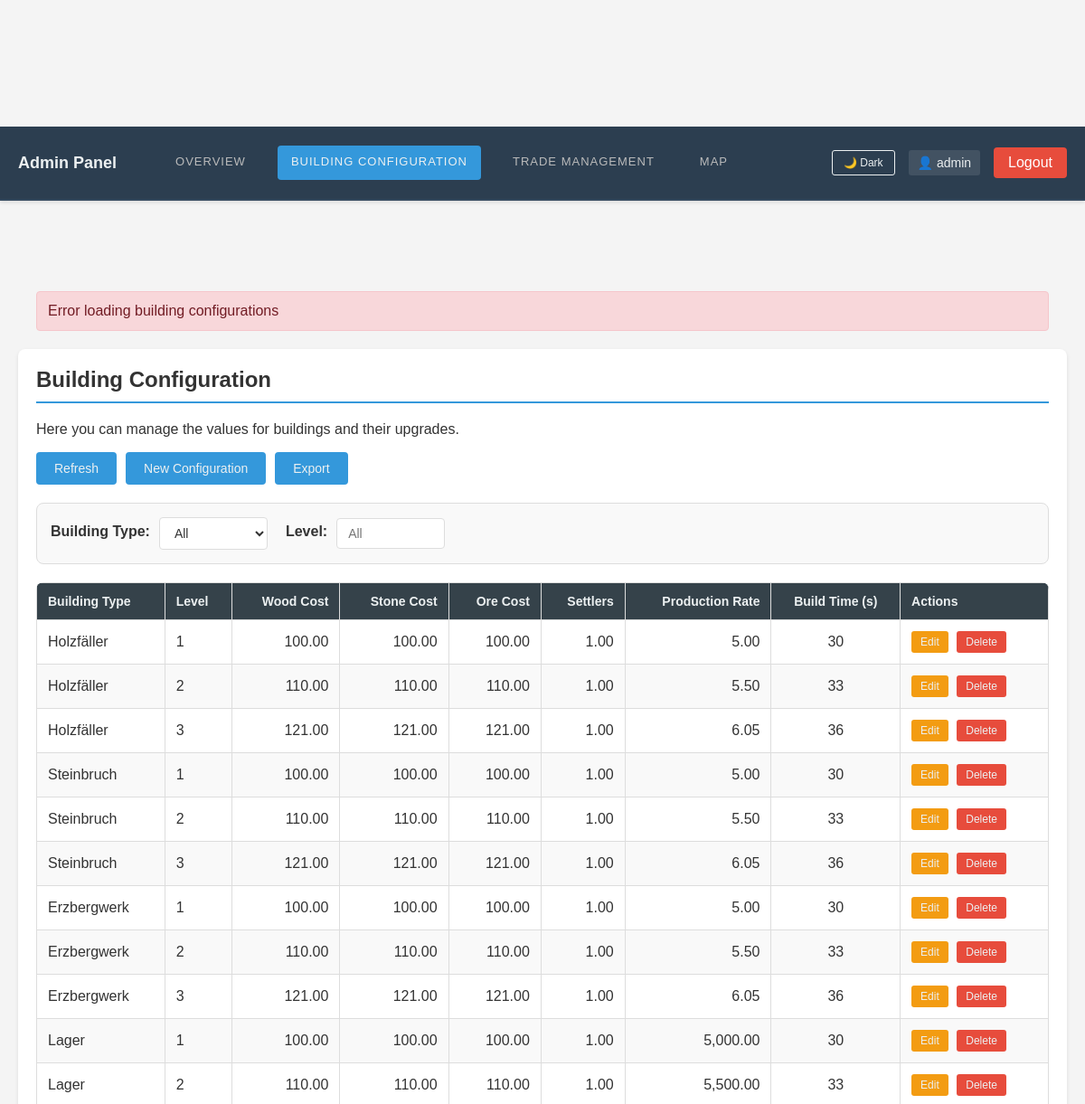
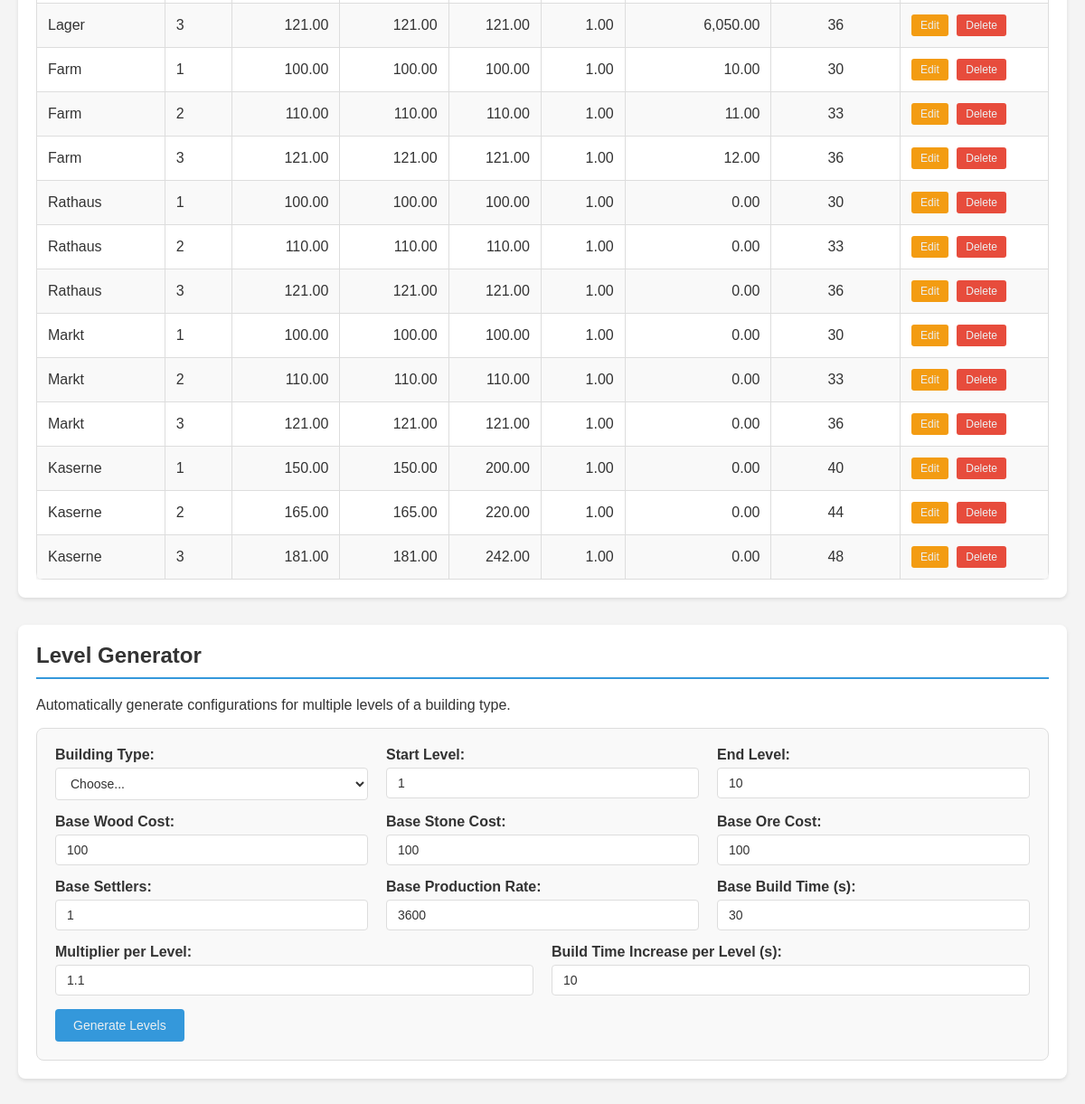
Screenshot of /php/admin-buildings.php (signed in) with the database file from the repository (2 pictures, top to bottom).
### tables this page shows
CREATE TABLE BuildingConfig (
    buildingType ENUM('Holzfäller', 'Steinbruch', 'Erzbergwerk', 'Lager', 'Farm', 'Rathaus', 'Markt', 'Kaserne') NOT NULL,
    level INT NOT NULL,
    costWood FLOAT NOT NULL DEFAULT 100,
    costStone FLOAT NOT NULL DEFAULT 100,
    costOre FLOAT NOT NULL DEFAULT 100,
    settlers INT NOT NULL DEFAULT 1,
    productionRate FLOAT NOT NULL DEFAULT 5.0,
    buildTime INT NOT NULL DEFAULT 30,
    PRIMARY KEY (buildingType, level)
);

### php/database.php (called while the page is built, shortened)
<?php
require_once __DIR__ . '/database/connection/DatabaseConnection.php';
require_once __DIR__ . '/database/schema/DatabaseSchemaManager.php';
require_once __DIR__ . '/database/procedures/BuildingProcedures.php';
require_once __DIR__ . '/database/repositories/BuildingRepository.php';
class Database implements DatabaseInterface {
    private $buildingRepo;
    private $connectionFailed = false;
    public function __construct() {
        $this->connection = new DatabaseConnection();
        $this->connectionFailed = !$this->connection->isConnected();
        $this->schemaManager = new DatabaseSchemaManager(
            $this->connection->getConnection(),
            $this->connection->getDbName()
        );
        $conn = $this->connection->getConnection();
        $this->buildingRepo = new BuildingRepository($conn, $this->connectionFailed, $this->schemaManager);
        if (!$this->connectionFailed) {
            $this->schemaManager->initializeSchemaIfNeeded();
        }
    }
    public function isConnected() {
        return !$this->connectionFailed;
    }
    public function getAllBuildingConfigs() {
        return $this->buildingRepo->getAllBuildingConfigs();
    }
}
?>

### php/database/connection/DatabaseConnection.php (called while the page is built, shortened)
<?php
class DatabaseConnection {
    private $host;
    private $dbname;
    private $username;
    private $password;
    private $conn;
    private $connectionFailed = false;
    public function __construct() {
        $this->host = $_ENV['DB_HOST'] ?? getenv('DB_HOST') ?: 'localhost';
        $this->dbname = $_ENV['DB_NAME'] ?? getenv('DB_NAME') ?: 'browsergame';
        $this->username = $_ENV['DB_USER'] ?? getenv('DB_USER') ?: 'browsergame';
        $this->password = $_ENV['DB_PASSWORD'] ?? getenv('DB_PASSWORD') ?: 'sicheresPasswort';
    }
    private function connect() {
        $credentialSets = [
            ['user' => $this->username, 'pass' => $this->password],
            ['user' => 'root', 'pass' => 'root'],
            ['user' => 'root', 'pass' => ''],
            ['user' => 'root', 'pass' => 'password'],
            ['user' => 'root', 'pass' => 'admin'],
        ];
        foreach ($credentialSets as $credentials) {
            try {
                $this->conn = new PDO("mysql:host={$this->host};dbname={$this->dbname}", $credentials['user'], $credentials['pass']);
                $this->conn->setAttribute(PDO::ATTR_ERRMODE, PDO::ERRMODE_EXCEPTION);
                $this->username = $credentials['user'];
                $this->password = $credentials['pass'];
                break;
            } catch (PDOException $e) {
                continue;
            }
        }
    }
    public function getConnection() {
        return $this->conn;
    }
    public function isConnected() {
        return !$this->connectionFailed;
    }
    public function getDbName() {
        return $this->dbname;
    }
}
?>

### php/database/schema/DatabaseSchemaManager.php (called while the page is built, shortened)
<?php
class DatabaseSchemaManager {
    private $conn;
    private $dbname;
    public function __construct($connection, $dbname) {
        $this->conn = $connection;
        $this->dbname = $dbname;
    }
    public function initializeSchemaIfNeeded() {
        try {
            $stmt = $this->conn->prepare("SHOW PROCEDURE STATUS WHERE Name = 'UpgradeBuilding' AND Db = ?");
            $stmt->execute([$this->dbname]);
            $procedureExists = $stmt->rowCount() > 0;
            if (!$procedureExists) {
                $stmt = $this->conn->prepare("SHOW PROCEDURE STATUS WHERE Name = 'UpgradeBuilding' AND Db = ?");
                $stmt->execute([$this->dbname]);
                $procedureExists = $stmt->rowCount() > 0;
            }
            $this->ensureEventSchedulerEnabled();
        } catch (PDOException $e) {
            error_log("Error checking database schema: " . $e->getMessage());
        }
    }
    public function ensureEventSchedulerEnabled() {
        try {
            $stmt = $this->conn->prepare("SHOW VARIABLES LIKE 'event_scheduler'");
            $stmt->execute();
            $result = $stmt->fetch(PDO::FETCH_ASSOC);
            try {
                $this->conn->exec("SET GLOBAL event_scheduler = ON");
                return true;
            } catch (PDOException $e) {
                error_log("Cannot enable event scheduler (requires SUPER privilege): " . $e->getMessage());
                error_log("Please manually run as root: mysql -e \"SET GLOBAL event_scheduler = ON;\"");
                $stmt = $this->conn->prepare("SELECT COUNT(*) as count FROM information_schema.EVENTS WHERE EVENT_NAME = 'UpdateResources' AND EVENT_SCHEMA = ?");
                $stmt->execute([$this->dbname]);
                $eventResult = $stmt->fetch(PDO::FETCH_ASSOC);
                if ($eventResult['count'] == 0) {
                    error_log("UpdateResources event not found. Automatic resource generation may not work.");
                    error_log("Please run the database initialization script to create the event.");
                }
                return false;
            }
        } catch (PDOException $e) {
            error_log("Error checking event scheduler status: " . $e->getMessage());
            return false;
        }
    }
    public function applyAllFixes() {
        try {
            return true;
        } catch (Exception $e) {
            error_log("Error in applyAllFixes: " . $e->getMessage());
            return false;
        }
    }
    public function initializeDatabaseSchema() {
        $sqlFile = dirname(__DIR__, 2) . '/sql/database.sql';
        if (!file_exists($sqlFile)) {
            return false;
        }
    }
    public function createEssentialUpgradeBuildingProcedure() {
        require_once __DIR__ . '/../procedures/BuildingProcedures.php';
        $procedureManager = new BuildingProcedures($this->conn);
        return $procedureManager->createUpgradeBuildingProcedure();
    }
}
?>

### php/database/procedures/BuildingProcedures.php (called while the page is built, shortened)
<?php
class BuildingProcedures {
    public function __construct($connection) {
        $this->conn = $connection;
    }
    public function createUpgradeBuildingProcedure() {
        try {
            return true;
        } catch (PDOException $e) {
            error_log("Failed to create essential UpgradeBuilding procedure: " . $e->getMessage());
            return false;
        }
    }
    public function createUpdateQueueProcedure() {
        try {
            return true;
        } catch (PDOException $e) {
            error_log("Failed to create UpdateQueueTimesAfterTownHallUpgrade procedure: " . $e->getMessage());
            return false;
        }
    }
}
?>

### php/database/repositories/BuildingRepository.php (called while the page is built, shortened)
<?php
class BuildingRepository {
    private $conn;
    public function __construct($connection, $connectionFailed = false, $schemaManager = null) {
        $this->conn = $connection;
        $this->connectionFailed = $connectionFailed;
    }
    public function getAllBuildingConfigs() {
        try {
            $sql = "SELECT * FROM BuildingConfig ORDER BY buildingType, level";
            $stmt = $this->conn->prepare($sql);
            $stmt->execute();
            return $stmt->fetchAll(PDO::FETCH_ASSOC);
        } catch (PDOException $e) {
            error_log("Failed to fetch building configs: " . $e->getMessage());
            return [];
        }
    }
}
?>

### php/admin-buildings.php (the view, shortened to what this page needs)
<?php
require_once 'database.php';
$database = new Database();
$buildingConfigs = [];
$databaseError = null;
try {
    if ($database->isConnected()) {
        $buildingConfigs = $database->getAllBuildingConfigs();
    } else {
        $databaseError = "Database connection not available";
    }
} catch (Exception $e) {
    $databaseError = "Database error: " . $e->getMessage();
}
?>
<!DOCTYPE html>
<html lang="en">
<head>
    <link rel="stylesheet" href="../css/style.css">
    <link rel="stylesheet" href="../css/admin.css">
</head>
<body>
    <?php include 'admin-navigation.php'; ?>
    <div class="admin-container">
        <section class="admin-section">
            <h2>Building Configuration</h2>
            <p>Here you can manage the values for buildings and their upgrades.</p>
            <div class="admin-controls">
                <button id="refreshBuildings" class="admin-btn">Refresh</button>
                <button id="createBuildingConfig" class="admin-btn">New Configuration</button>
                <button id="exportConfigs" class="admin-btn">Export</button>
            </div>
            <div class="filter-controls">
                <div class="form-group">
                    <label for="buildingTypeFilter">Building Type:</label>
                    <select id="buildingTypeFilter">
                        <option value="">All</option>
                    </select>
                </div>
                <div class="form-group">
                    <label for="levelFilter">Level:</label>
                    <input type="number" id="levelFilter" min="1" max="50" placeholder="All">
                </div>
            </div>
            <div class="table-container">
                <table id="buildingConfigsTable">
                    <thead>
                        <tr>
                            <th>Building Type</th>
                            <th>Level</th>
                            <th>Wood Cost</th>
                            <th>Stone Cost</th>
                            <th>Ore Cost</th>
                            <th>Settlers</th>
                            <th>Production Rate</th>
                            <th>Build Time (s)</th>
                            <th>Actions</th>
                        </tr>
                    </thead>
                    <tbody id="buildingConfigsTableBody">
                        <?php if (empty($buildingConfigs) && !$databaseError): ?>
                            <tr><td colspan="9">Loading...</td></tr>
                        <?php elseif ($databaseError): ?>
                            <tr><td colspan="9">Data cannot be loaded</td></tr>
                        <?php else: ?>
                            <?php foreach ($buildingConfigs as $config): ?>
                                <tr data-building-type="<?= htmlspecialchars($config['buildingType']) ?>"
                                    data-level="<?= htmlspecialchars($config['level']) ?>">
                                    <td><?= htmlspecialchars($config['buildingType']) ?></td>
                                    <td><?= htmlspecialchars($config['level']) ?></td>
                                    <td><?= number_format($config['costWood'], 2) ?></td>
                                    <td><?= number_format($config['costStone'], 2) ?></td>
                                    <td><?= number_format($config['costOre'], 2) ?></td>
                                    <td><?= number_format($config['settlers'], 2) ?></td>
                                    <td><?= number_format($config['productionRate'], 2) ?></td>
                                    <td><?= htmlspecialchars($config['buildTime']) ?></td>
                                    <td>
                                        <button class="action-btn edit"
                                                onclick="editBuildingConfig('<?= htmlspecialchars($config['buildingType']) ?>', <?= $config['level'] ?>)">
                                            Edit
                                        </button>
                                        <button class="action-btn delete"
                                                onclick="deleteBuildingConfig('<?= htmlspecialchars($config['buildingType']) ?>', <?= $config['level'] ?>)">
                                            Delete
                                        </button>
                                    </td>
                                </tr>
                            <?php endforeach; ?>
                        <?php endif; ?>
                    </tbody>
                </table>
            </div>
        </section>
        <section class="admin-section">
            <h2>Level Generator</h2>
            <p>Automatically generate configurations for multiple levels of a building type.</p>
            <div class="generator-form">
                <div class="form-row">
                    <div class="form-group">
                        <label for="genBuildingType">Building Type:</label>
                        <select id="genBuildingType" required>
                            <option value="">Choose...</option>
                        </select>
                    </div>
                    <div class="form-group">
                        <label for="genStartLevel">Start Level:</label>
                        <input type="number" id="genStartLevel" min="1" value="1" required>
                    </div>
                    <div class="form-group">
                        <label for="genEndLevel">End Level:</label>
                        <input type="number" id="genEndLevel" min="1" value="10" required>
                    </div>
                </div>
                <div class="form-row">
                    <div class="form-group">
                        <label for="genBaseCostWood">Base Wood Cost:</label>
                        <input type="number" id="genBaseCostWood" step="0.01" value="100" required>
                    </div>
                    <div class="form-group">
                        <label for="genBaseCostStone">Base Stone Cost:</label>
                        <input type="number" id="genBaseCostStone" step="0.01" value="100" required>
                    </div>
                    <div class="form-group">
                        <label for="genBaseCostOre">Base Ore Cost:</label>
                        <input type="number" id="genBaseCostOre" step="0.01" value="100" required>
                    </div>
                </div>
                <div class="form-row">
                    <div class="form-group">
                        <label for="genBaseSettlers">Base Settlers:</label>
                        <input type="number" id="genBaseSettlers" step="0.01" value="1" required>
                    </div>
                    <div class="form-group">
                        <label for="genBaseProduction">Base Production Rate:</label>
                        <input type="number" id="genBaseProduction" step="0.01" value="3600" required>
                    </div>
                    <div class="form-group">
                        <label for="genBaseBuildTime">Base Build Time (s):</label>
                        <input type="number" id="genBaseBuildTime" value="30" required>
                    </div>
                </div>
                <div class="form-row">
                    <div class="form-group">
                        <label for="genMultiplier">Multiplier per Level:</label>
                        <input type="number" id="genMultiplier" step="0.01" value="1.1" required>
                    </div>
                    <div class="form-group">
                        <label for="genTimeIncrease">Build Time Increase per Level (s):</label>
                        <input type="number" id="genTimeIncrease" value="10" required>
                    </div>
                </div>
                <button id="generateLevels" class="admin-btn">Generate Levels</button>
            </div>
        </section>
    </div>
</body>
</html>

### rows the page displays
buildingconfig: buildingType "Holzfäller", level "1", costWood "100.00", costStone "100.00", costOre "100.00", settlers "1.00", productionRate "5.00", buildTime "30"
buildingconfig: buildingType "Holzfäller", level "2", costWood "110.00", costStone "110.00", costOre "110.00", settlers "1.00", productionRate "5.50", buildTime "33"
buildingconfig: buildingType "Holzfäller", level "3", costWood "121.00", costStone "121.00", costOre "121.00", settlers "1.00", productionRate "6.05", buildTime "36"
buildingconfig: buildingType "Steinbruch", level "1", costWood "100.00", costStone "100.00", costOre "100.00", settlers "1.00", productionRate "5.00", buildTime "30"
buildingconfig: buildingType "Steinbruch", level "2", costWood "110.00", costStone "110.00", costOre "110.00", settlers "1.00", productionRate "5.50", buildTime "33"
buildingconfig: buildingType "Steinbruch", level "3", costWood "121.00", costStone "121.00", costOre "121.00", settlers "1.00", productionRate "6.05", buildTime "36"
buildingconfig: buildingType "Erzbergwerk", level "1", costWood "100.00", costStone "100.00", costOre "100.00", settlers "1.00", productionRate "5.00", buildTime "30"
buildingconfig: buildingType "Erzbergwerk", level "2", costWood "110.00", costStone "110.00", costOre "110.00", settlers "1.00", productionRate "5.50", buildTime "33"
buildingconfig: buildingType "Erzbergwerk", level "3", costWood "121.00", costStone "121.00", costOre "121.00", settlers "1.00", productionRate "6.05", buildTime "36"
buildingconfig: buildingType "Lager", level "1", costWood "100.00", costStone "100.00", costOre "100.00", settlers "1.00", productionRate "5,000.00", buildTime "30"
buildingconfig: buildingType "Lager", level "2", costWood "110.00", costStone "110.00", costOre "110.00", settlers "1.00", productionRate "5,500.00", buildTime "33"
buildingconfig: buildingType "Lager", level "3", costWood "121.00", costStone "121.00", costOre "121.00", settlers "1.00", productionRate "6,050.00", buildTime "36"
buildingconfig: buildingType "Farm", level "1", costWood "100.00", costStone "100.00", costOre "100.00", settlers "1.00", productionRate "10.00", buildTime "30"
buildingconfig: buildingType "Farm", level "2", costWood "110.00", costStone "110.00", costOre "110.00", settlers "1.00", productionRate "11.00", buildTime "33"
buildingconfig: buildingType "Farm", level "3", costWood "121.00", costStone "121.00", costOre "121.00", settlers "1.00", productionRate "12.00", buildTime "36"
buildingconfig: buildingType "Rathaus", level "1", costWood "100.00", costStone "100.00", costOre "100.00", settlers "1.00", productionRate "0.00", buildTime "30"
buildingconfig: buildingType "Rathaus", level "2", costWood "110.00", costStone "110.00", costOre "110.00", settlers "1.00", productionRate "0.00", buildTime "33"
buildingconfig: buildingType "Rathaus", level "3", costWood "121.00", costStone "121.00", costOre "121.00", settlers "1.00", productionRate "0.00", buildTime "36"
buildingconfig: buildingType "Markt", level "1", costWood "100.00", costStone "100.00", costOre "100.00", settlers "1.00", productionRate "0.00", buildTime "30"
buildingconfig: buildingType "Markt", level "2", costWood "110.00", costStone "110.00", costOre "110.00", settlers "1.00", productionRate "0.00", buildTime "33"
buildingconfig: buildingType "Markt", level "3", costWood "121.00", costStone "121.00", costOre "121.00", settlers "1.00", productionRate "0.00", buildTime "36"
buildingconfig: buildingType "Kaserne", level "1", costWood "150.00", costStone "150.00", costOre "200.00", settlers "1.00", productionRate "0.00", buildTime "40"
buildingconfig: buildingType "Kaserne", level "2", costWood "165.00", costStone "165.00", costOre "220.00", settlers "1.00", productionRate "0.00", buildTime "44"
buildingconfig: buildingType "Kaserne", level "3", costWood "181.00", costStone "181.00", costOre "242.00", settlers "1.00", productionRate "0.00", buildTime "48"

### other values shown
EmojiConfig::getUIEmoji('player') "👤"
